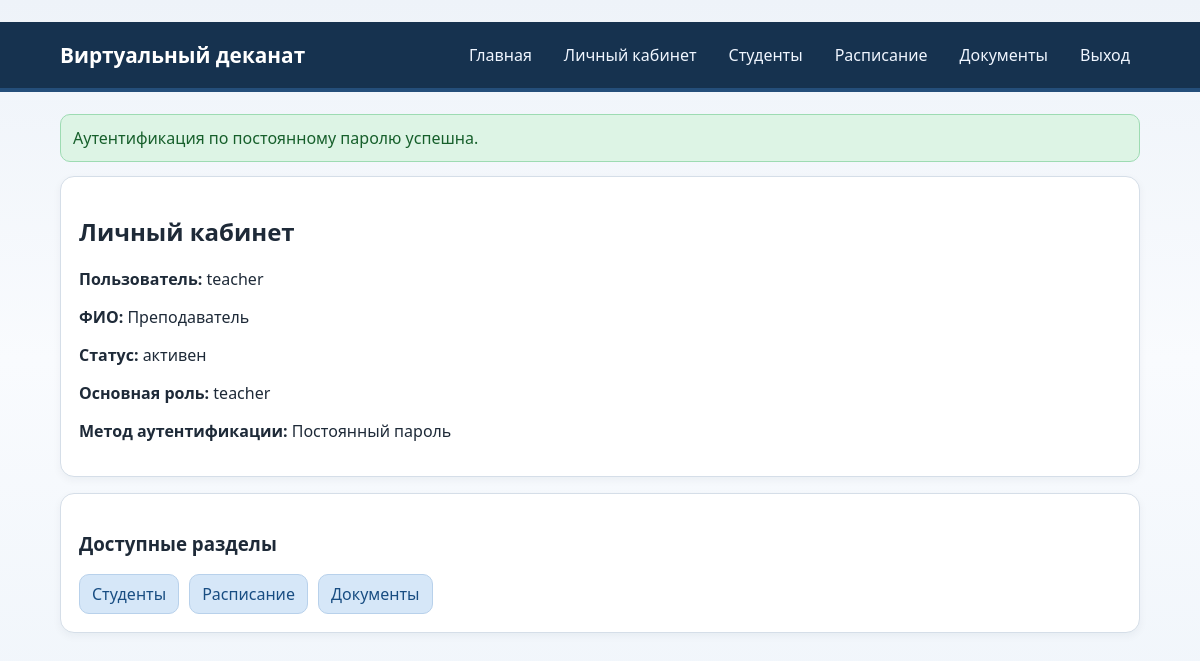
/dashboard (signed in), run on the app's committed database.
### models.py (models this page shows)
class User(Base):
    __tablename__ = "users"
    id = Column(Integer, primary_key=True, index=True)
    username = Column(String(50), unique=True, nullable=False, index=True)
    password_hash = Column(String(255), nullable=False)
    full_name = Column(String(120), nullable=False)
    is_active = Column(Boolean, default=True, nullable=False)
    clearance_level = Column(Integer, default=1, nullable=False)
    secret_key = Column(Integer, default=100, nullable=False)
    primary_role_id = Column(Integer, ForeignKey("roles.id"), nullable=True)
    primary_role = relationship("Role", foreign_keys=[primary_role_id])
    roles = relationship("Role", secondary="user_roles", back_populates="users")

class Role(Base):
    __tablename__ = "roles"
    id = Column(Integer, primary_key=True, index=True)
    name = Column(String(50), unique=True, nullable=False, index=True)
    description = Column(String(255), nullable=True)
    level = Column(Integer, nullable=False, default=1)
    users = relationship("User", secondary="user_roles", back_populates="roles")

### main.py (the view)
@app.get("/dashboard", response_class=HTMLResponse)
def dashboard(request: Request, db: Session = Depends(get_db)):
    user, redirect = login_required(request, db)
    if redirect:
        return redirect
    context = build_context(request, db)
    return templates.TemplateResponse("dashboard.html", context)

### templates/dashboard.html (shortened to what this page needs)
﻿{% extends "base.html" %}
{% block content %}
<section class="card">
    <h2>Личный кабинет</h2>
    <p><strong>Пользователь:</strong> {{ current_user.username }}</p>
    <p><strong>ФИО:</strong> {{ current_user.full_name }}</p>
    <p><strong>Статус:</strong> {{ "активен" if current_user.is_active else "неактивен" }}</p>
    <p><strong>Основная роль:</strong> {{ primary_role_name or "не назначена" }}</p>
    <p><strong>Метод аутентификации:</strong> {{ auth_method }}</p>
</section>
<section class="card">
    <h3>Доступные разделы</h3>
    {% if available_sections %}
        <div class="tag-list">
            {% for section in available_sections %}
                <a class="section-chip" href="{{ section.path }}">{{ section.title }}</a>
            {% endfor %}
        </div>
    {% else %}
        <p>Для вашей роли пока не настроены разделы.</p>
    {% endif %}
</section>
{% endblock %}

### static/style.css (style rules this page uses)
:root { --bg: #f3f6fb; --surface: #ffffff; --text: #1e2a38; --muted: #5c6f84; --accent: #0b5cab; --accent-soft: #d6e7f8; --ok: #1e7a39; --ok-soft: #ddf4e5; --err: #9b2020; --err-soft: #fae0e0; --border: #d5dee8; }
* { box-sizing: border-box; }
body { margin: 0; font-family: "Segoe UI", Tahoma, sans-serif; background: linear-gradient(180deg, #eef3f9 0%, #f9fbfe 45%, #eef4fa 100%); color: var(--text); }
.card { background: var(--surface); border: 1px solid var(--border); border-radius: 14px; padding: 18px; margin-bottom: 16px; box-shadow: 0 3px 9px rgba(13, 37, 63, 0.05); }
.tag-list { display: flex; flex-wrap: wrap; gap: 10px; }
.section-chip { display: inline-block; background: var(--accent-soft); color: #184d82; text-decoration: none; padding: 8px 12px; border-radius: 10px; border: 1px solid #b8d1eb; }

### data on the page
User: username "teacher", full_name "Преподаватель", is_active "активен"
Role: name "teacher"

### other printed values
{{ section.title }} "Студенты" "Расписание" "Документы"
{{ flash.message }} "Аутентификация по постоянному паролю успешна."
{{ auth_method }} "Постоянный пароль"
